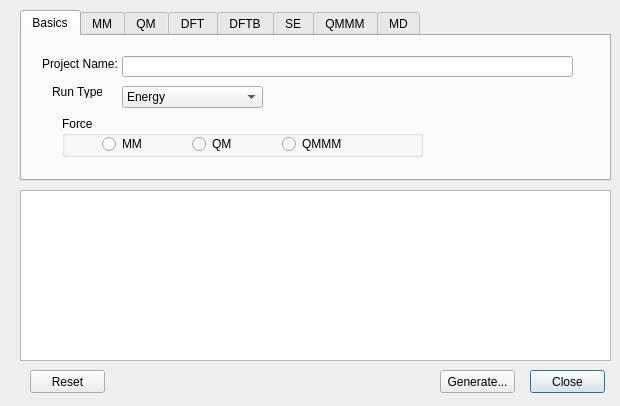
<?xml version="1.0" encoding="UTF-8"?>
<ui version="4.0">
 <class>Cp2kInputDialog</class>
 <widget class="QDialog" name="Cp2kInputDialog">
  <property name="geometry">
   <rect>
    <x>0</x>
    <y>0</y>
    <width>620</width>
    <height>406</height>
   </rect>
  </property>
  <property name="windowTitle">
   <string>CP2K Input</string>
  </property>
  <widget class="QPushButton" name="closeButton">
   <property name="geometry">
    <rect>
     <x>530</x>
     <y>370</y>
     <width>75</width>
     <height>23</height>
    </rect>
   </property>
   <property name="text">
    <string>Close</string>
   </property>
  </widget>
  <widget class="QTabWidget" name="cp2kinputTabs">
   <property name="geometry">
    <rect>
     <x>20</x>
     <y>10</y>
     <width>591</width>
     <height>171</height>
    </rect>
   </property>
   <property name="toolTip">
    <string/>
   </property>
   <property name="currentIndex">
    <number>0</number>
   </property>
   <widget class="QWidget" name="basicsTab">
    <attribute name="title">
     <string>Basics</string>
    </attribute>
    <attribute name="toolTip">
     <string>Basic Settings</string>
    </attribute>
    <widget class="QLineEdit" name="projectNameLine">
     <property name="geometry">
      <rect>
       <x>100</x>
       <y>20</y>
       <width>451</width>
       <height>21</height>
      </rect>
     </property>
     <property name="toolTip">
      <string>Enter your project name.</string>
     </property>
    </widget>
    <widget class="QLabel" name="projectNameLabel">
     <property name="geometry">
      <rect>
       <x>20</x>
       <y>20</y>
       <width>81</width>
       <height>16</height>
      </rect>
     </property>
     <property name="text">
      <string>Project Name:</string>
     </property>
    </widget>
    <widget class="QComboBox" name="runTypeCombo">
     <property name="geometry">
      <rect>
       <x>100</x>
       <y>50</y>
       <width>141</width>
       <height>22</height>
      </rect>
     </property>
     <item>
      <property name="text">
       <string>Energy</string>
      </property>
     </item>
     <item>
      <property name="text">
       <string>Energy and Force</string>
      </property>
     </item>
     <item>
      <property name="text">
       <string>Molecular Dynamics</string>
      </property>
     </item>
     <item>
      <property name="text">
       <string>Geometry Optimization</string>
      </property>
     </item>
    </widget>
    <widget class="QLabel" name="runTypeLabel">
     <property name="geometry">
      <rect>
       <x>30</x>
       <y>50</y>
       <width>50</width>
       <height>12</height>
      </rect>
     </property>
     <property name="text">
      <string>Run Type:</string>
     </property>
    </widget>
    <widget class="QGroupBox" name="forceChoiceBox">
     <property name="geometry">
      <rect>
       <x>40</x>
       <y>80</y>
       <width>361</width>
       <height>41</height>
      </rect>
     </property>
     <property name="toolTip">
      <string>Electronic calculation method</string>
     </property>
     <property name="autoFillBackground">
      <bool>false</bool>
     </property>
     <property name="title">
      <string>Force</string>
     </property>
     <property name="flat">
      <bool>false</bool>
     </property>
     <property name="checkable">
      <bool>false</bool>
     </property>
     <widget class="QRadioButton" name="mmRadioButton">
      <property name="geometry">
       <rect>
        <x>40</x>
        <y>20</y>
        <width>61</width>
        <height>16</height>
       </rect>
      </property>
      <property name="toolTip">
       <string>Moleular Mechanics (Classical)</string>
      </property>
      <property name="text">
       <string>MM</string>
      </property>
     </widget>
     <widget class="QRadioButton" name="qmRadioButton">
      <property name="geometry">
       <rect>
        <x>130</x>
        <y>20</y>
        <width>86</width>
        <height>16</height>
       </rect>
      </property>
      <property name="toolTip">
       <string>Quantum Mechanics</string>
      </property>
      <property name="text">
       <string>QM</string>
      </property>
     </widget>
     <widget class="QRadioButton" name="qmmmRadioButton">
      <property name="geometry">
       <rect>
        <x>220</x>
        <y>20</y>
        <width>86</width>
        <height>16</height>
       </rect>
      </property>
      <property name="text">
       <string>QMMM</string>
      </property>
     </widget>
    </widget>
   </widget>
   <widget class="QWidget" name="mmTab">
    <property name="toolTip">
     <string>Molcular Mechanics (Classical)</string>
    </property>
    <attribute name="title">
     <string>MM</string>
    </attribute>
    <attribute name="toolTip">
     <string>Classical Molecular Mechanics Calculation Settings</string>
    </attribute>
    <widget class="QComboBox" name="ewaldTypeCombo">
     <property name="geometry">
      <rect>
       <x>90</x>
       <y>40</y>
       <width>91</width>
       <height>22</height>
      </rect>
     </property>
     <item>
      <property name="text">
       <string>no Ewald</string>
      </property>
     </item>
     <item>
      <property name="text">
       <string>Ewald</string>
      </property>
     </item>
     <item>
      <property name="text">
       <string>PME</string>
      </property>
     </item>
     <item>
      <property name="text">
       <string>SPME</string>
      </property>
     </item>
    </widget>
    <widget class="QLabel" name="ewaldTypeLabel">
     <property name="geometry">
      <rect>
       <x>20</x>
       <y>40</y>
       <width>81</width>
       <height>21</height>
      </rect>
     </property>
     <property name="toolTip">
      <string>The type of Ewald electrostatic summation.</string>
     </property>
     <property name="text">
      <string>Ewald Type:</string>
     </property>
    </widget>
    <widget class="QLabel" name="emaxSplineLabel">
     <property name="geometry">
      <rect>
       <x>20</x>
       <y>20</y>
       <width>50</width>
       <height>12</height>
      </rect>
     </property>
     <property name="toolTip">
      <string>The maximum value of the potential up to which splines will be constructed </string>
     </property>
     <property name="text">
      <string>EMAX:</string>
     </property>
    </widget>
    <widget class="QDoubleSpinBox" name="emaxSplineDoubleSpin">
     <property name="geometry">
      <rect>
       <x>90</x>
       <y>10</y>
       <width>91</width>
       <height>22</height>
      </rect>
     </property>
     <property name="toolTip">
      <string>The maximum value of the potential up to which splines will be constructed </string>
     </property>
    </widget>
   </widget>
   <widget class="QWidget" name="qmTab">
    <property name="toolTip">
     <string>Quantum Mehanics</string>
    </property>
    <attribute name="title">
     <string>QM</string>
    </attribute>
    <attribute name="toolTip">
     <string>Quantum Mechanics Calculation Settings</string>
    </attribute>
    <widget class="QComboBox" name="qmMethodCombo">
     <property name="geometry">
      <rect>
       <x>90</x>
       <y>10</y>
       <width>121</width>
       <height>22</height>
      </rect>
     </property>
     <item>
      <property name="text">
       <string>DFT</string>
      </property>
     </item>
     <item>
      <property name="text">
       <string>DFTB</string>
      </property>
     </item>
     <item>
      <property name="text">
       <string>SE</string>
      </property>
     </item>
    </widget>
    <widget class="QLabel" name="qmMethodLabel">
     <property name="geometry">
      <rect>
       <x>10</x>
       <y>12</y>
       <width>50</width>
       <height>20</height>
      </rect>
     </property>
     <property name="text">
      <string>Method:</string>
     </property>
    </widget>
    <widget class="QLabel" name="chargeLabel">
     <property name="geometry">
      <rect>
       <x>10</x>
       <y>50</y>
       <width>50</width>
       <height>12</height>
      </rect>
     </property>
     <property name="text">
      <string>Charge:</string>
     </property>
    </widget>
    <widget class="QSpinBox" name="chargeSpin">
     <property name="geometry">
      <rect>
       <x>90</x>
       <y>50</y>
       <width>41</width>
       <height>22</height>
      </rect>
     </property>
    </widget>
    <widget class="QLabel" name="multiplicityLabel">
     <property name="geometry">
      <rect>
       <x>10</x>
       <y>80</y>
       <width>61</width>
       <height>16</height>
      </rect>
     </property>
     <property name="text">
      <string>Multiplicity:</string>
     </property>
    </widget>
    <widget class="QSpinBox" name="multiplicitySpin">
     <property name="geometry">
      <rect>
       <x>90</x>
       <y>80</y>
       <width>42</width>
       <height>22</height>
      </rect>
     </property>
    </widget>
    <widget class="QSpinBox" name="maxSCFSpin">
     <property name="geometry">
      <rect>
       <x>220</x>
       <y>50</y>
       <width>42</width>
       <height>22</height>
      </rect>
     </property>
    </widget>
    <widget class="QLabel" name="maxSCFLabel">
     <property name="geometry">
      <rect>
       <x>150</x>
       <y>50</y>
       <width>50</width>
       <height>21</height>
      </rect>
     </property>
     <property name="text">
      <string>Max SCF:</string>
     </property>
    </widget>
    <widget class="QComboBox" name="scfGuessCombo">
     <property name="geometry">
      <rect>
       <x>310</x>
       <y>10</y>
       <width>141</width>
       <height>22</height>
      </rect>
     </property>
     <item>
      <property name="text">
       <string>ATOMIC</string>
      </property>
     </item>
     <item>
      <property name="text">
       <string>RESTART</string>
      </property>
     </item>
     <item>
      <property name="text">
       <string>RANDOM</string>
      </property>
     </item>
     <item>
      <property name="text">
       <string>CORE</string>
      </property>
     </item>
     <item>
      <property name="text">
       <string>DENSITIES</string>
      </property>
     </item>
     <item>
      <property name="text">
       <string>HISTORY_RESTART</string>
      </property>
     </item>
     <item>
      <property name="text">
       <string>MOPAC</string>
      </property>
     </item>
     <item>
      <property name="text">
       <string>SPARSE</string>
      </property>
     </item>
     <item>
      <property name="text">
       <string>NONE</string>
      </property>
     </item>
    </widget>
    <widget class="QLabel" name="scfGuessLabel">
     <property name="geometry">
      <rect>
       <x>240</x>
       <y>10</y>
       <width>61</width>
       <height>21</height>
      </rect>
     </property>
     <property name="text">
      <string>SCF Guess:</string>
     </property>
    </widget>
   </widget>
   <widget class="QWidget" name="dftTab">
    <attribute name="title">
     <string>DFT</string>
    </attribute>
    <attribute name="toolTip">
     <string>Density Functional Calculation Settings</string>
    </attribute>
    <widget class="QLabel" name="basisSetLabel">
     <property name="geometry">
      <rect>
       <x>20</x>
       <y>10</y>
       <width>50</width>
       <height>20</height>
      </rect>
     </property>
     <property name="text">
      <string>Basis:</string>
     </property>
    </widget>
    <widget class="QComboBox" name="basisSetCombo">
     <property name="geometry">
      <rect>
       <x>80</x>
       <y>10</y>
       <width>121</width>
       <height>22</height>
      </rect>
     </property>
     <item>
      <property name="text">
       <string>SZV-GTH</string>
      </property>
     </item>
     <item>
      <property name="text">
       <string>DZV-GTH</string>
      </property>
     </item>
     <item>
      <property name="text">
       <string>DZVP-GTH</string>
      </property>
     </item>
     <item>
      <property name="text">
       <string>TZVP-GTH</string>
      </property>
     </item>
     <item>
      <property name="text">
       <string>TZV2P-GTH</string>
      </property>
     </item>
    </widget>
    <widget class="QLabel" name="functionalLabel">
     <property name="geometry">
      <rect>
       <x>10</x>
       <y>40</y>
       <width>61</width>
       <height>21</height>
      </rect>
     </property>
     <property name="text">
      <string>Functional:</string>
     </property>
    </widget>
    <widget class="QComboBox" name="functionalCombo">
     <property name="geometry">
      <rect>
       <x>80</x>
       <y>40</y>
       <width>121</width>
       <height>22</height>
      </rect>
     </property>
     <property name="toolTip">
      <string>The name of the pseudopotential and the xc functional</string>
     </property>
     <item>
      <property name="text">
       <string>BLYP</string>
      </property>
     </item>
     <item>
      <property name="text">
       <string>BP</string>
      </property>
     </item>
     <item>
      <property name="text">
       <string>HTH120</string>
      </property>
     </item>
     <item>
      <property name="text">
       <string>PADE</string>
      </property>
     </item>
     <item>
      <property name="text">
       <string>PBE</string>
      </property>
     </item>
    </widget>
    <widget class="QLabel" name="nMGridLabel">
     <property name="geometry">
      <rect>
       <x>230</x>
       <y>10</y>
       <width>71</width>
       <height>16</height>
      </rect>
     </property>
     <property name="toolTip">
      <string>The number of multigrids</string>
     </property>
     <property name="text">
      <string>#MultiGrid:</string>
     </property>
    </widget>
    <widget class="QSpinBox" name="nMGridSpin">
     <property name="geometry">
      <rect>
       <x>300</x>
       <y>10</y>
       <width>61</width>
       <height>22</height>
      </rect>
     </property>
    </widget>
    <widget class="QLabel" name="cutOffLabel">
     <property name="geometry">
      <rect>
       <x>230</x>
       <y>40</y>
       <width>61</width>
       <height>16</height>
      </rect>
     </property>
     <property name="toolTip">
      <string>The cutoff of the finest grid level</string>
     </property>
     <property name="text">
      <string>CutOff(Ry):</string>
     </property>
    </widget>
    <widget class="QSpinBox" name="cutOffSpin">
     <property name="geometry">
      <rect>
       <x>300</x>
       <y>40</y>
       <width>61</width>
       <height>22</height>
      </rect>
     </property>
     <property name="toolTip">
      <string>The cutoff of the finest grid level</string>
     </property>
    </widget>
   </widget>
   <widget class="QWidget" name="dftbTab">
    <property name="toolTip">
     <string>Density Functional Tight Binding Electronic Calculation Settings</string>
    </property>
    <attribute name="title">
     <string>DFTB</string>
    </attribute>
    <attribute name="toolTip">
     <string>Density Functional Tight Binding Method Calculation Settings</string>
    </attribute>
    <widget class="QLabel" name="sccTypeLabel">
     <property name="geometry">
      <rect>
       <x>10</x>
       <y>10</y>
       <width>121</width>
       <height>21</height>
      </rect>
     </property>
     <property name="toolTip">
      <string>Charge Denity Type</string>
     </property>
     <property name="text">
      <string>Charge Density Type:</string>
     </property>
    </widget>
    <widget class="QComboBox" name="sccTypeCombo">
     <property name="geometry">
      <rect>
       <x>130</x>
       <y>10</y>
       <width>181</width>
       <height>22</height>
      </rect>
     </property>
     <item>
      <property name="text">
       <string>Self-Consistent (scc)</string>
      </property>
     </item>
     <item>
      <property name="text">
       <string>Non Self-Consistent (non-scc)</string>
      </property>
     </item>
    </widget>
    <widget class="QCheckBox" name="dispersionCheck">
     <property name="geometry">
      <rect>
       <x>20</x>
       <y>50</y>
       <width>161</width>
       <height>16</height>
      </rect>
     </property>
     <property name="text">
      <string>Use Dispersion Correction</string>
     </property>
    </widget>
   </widget>
   <widget class="QWidget" name="seTab">
    <attribute name="title">
     <string>SE</string>
    </attribute>
    <attribute name="toolTip">
     <string>Semiemperical Method Calculation Settings</string>
    </attribute>
    <widget class="QLabel" name="seMethodLabel">
     <property name="geometry">
      <rect>
       <x>30</x>
       <y>12</y>
       <width>50</width>
       <height>20</height>
      </rect>
     </property>
     <property name="text">
      <string>Method:</string>
     </property>
    </widget>
    <widget class="QComboBox" name="seMethodCombo">
     <property name="geometry">
      <rect>
       <x>80</x>
       <y>10</y>
       <width>101</width>
       <height>22</height>
      </rect>
     </property>
     <property name="toolTip">
      <string>Semiempirical electronic calculation method</string>
     </property>
     <item>
      <property name="text">
       <string>PM6</string>
      </property>
     </item>
     <item>
      <property name="text">
       <string>MNDO</string>
      </property>
     </item>
     <item>
      <property name="text">
       <string>MNDOD</string>
      </property>
     </item>
     <item>
      <property name="text">
       <string>AM1</string>
      </property>
     </item>
     <item>
      <property name="text">
       <string>PM3</string>
      </property>
     </item>
     <item>
      <property name="text">
       <string>PDG</string>
      </property>
     </item>
     <item>
      <property name="text">
       <string>RM1</string>
      </property>
     </item>
     <item>
      <property name="text">
       <string>PNNL</string>
      </property>
     </item>
    </widget>
   </widget>
   <widget class="QWidget" name="qmmmTab">
    <attribute name="title">
     <string>QMMM</string>
    </attribute>
    <attribute name="toolTip">
     <string>Quntum Mechanics/Molecular Mechanics Calculation Settings</string>
    </attribute>
    <widget class="QLabel" name="qmmmExplanationLabel">
     <property name="geometry">
      <rect>
       <x>50</x>
       <y>20</y>
       <width>261</width>
       <height>51</height>
      </rect>
     </property>
     <property name="text">
      <string>Select QM Atoms with Selection Tool (F11)  !
Currently initial ALPHA is same for all link types.
Please edit your generated input file.</string>
     </property>
    </widget>
   </widget>
   <widget class="QWidget" name="mdTab">
    <property name="toolTip">
     <string>Molecular Dynamics Settings</string>
    </property>
    <attribute name="title">
     <string>MD</string>
    </attribute>
   </widget>
  </widget>
  <widget class="QTextEdit" name="previewText">
   <property name="geometry">
    <rect>
     <x>20</x>
     <y>190</y>
     <width>591</width>
     <height>171</height>
    </rect>
   </property>
  </widget>
  <widget class="QPushButton" name="generateButton">
   <property name="geometry">
    <rect>
     <x>440</x>
     <y>370</y>
     <width>75</width>
     <height>23</height>
    </rect>
   </property>
   <property name="text">
    <string>Generate...</string>
   </property>
  </widget>
  <widget class="QPushButton" name="resetButton">
   <property name="geometry">
    <rect>
     <x>30</x>
     <y>370</y>
     <width>75</width>
     <height>23</height>
    </rect>
   </property>
   <property name="text">
    <string>Reset</string>
   </property>
  </widget>
 </widget>
 <resources/>
 <connections/>
</ui>
